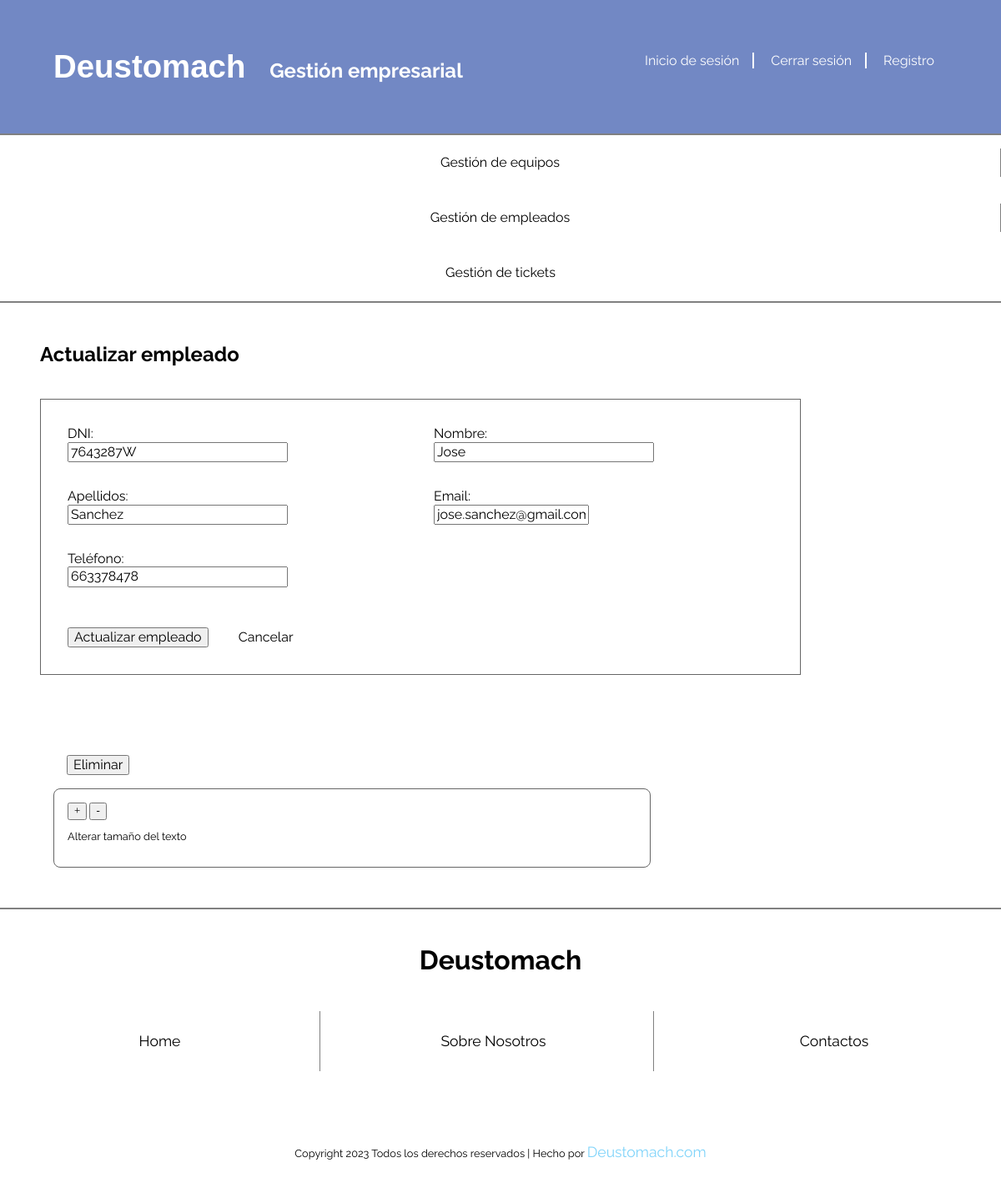
The app's page /appDeustomachGestion/empleados-update/6 with its own data.
### appDeustomachGestion/models.py (models this page shows, shortened)
class Empleado(models.Model):
    dni = models.CharField(max_length=20, unique=True)
    nombre = models.CharField(max_length=100)
    apellidos = models.CharField(max_length=100)
    email = models.EmailField()
    telefono = models.CharField(max_length=20)
    created = models.DateTimeField(auto_now_add=True, null=True, blank=True)
    updated = models.DateTimeField(auto_now=True, null=True, blank=True)
    class Meta:
        verbose_name_plural = "empleados"
        verbose_name = "empleado"
        ordering = ["-created"]

### appDeustomachGestion/views.py (the view, shortened to what this page needs)
# urls.py: path('empleados-update/<int:pk>', EmpleadoUpdateView.as_view(), name='empleados_update'),
class EmpleadoUpdateView(View):
    def get(self, request, pk):
        empleado = Empleado.objects.get(pk=pk)
        formulario = EmpleadoForm(instance=empleado)
        context = {
            'formulario': formulario,
            'empleado': empleado
        }
        return render(request, 'appDeustomachGestionEmpleados/empleados_update.html', context)

### appDeustomachGestion/forms.py
class EmpleadoForm(forms.ModelForm):
    class Meta:
        model = Empleado
        fields = '__all__'
        labels = {
            'dni': 'DNI',
            'nombre': 'Nombre',
            'apellidos': 'Apellidos',
            'email': 'Email',
            'telefono': 'Teléfono',
        }

### templates/appDeustomachGestionEmpleados/empleados_update.html (shortened to what this page needs)
{% extends 'base.html' %}
{% block contenido %}
   <main class="caja-update">
       <h2>Actualizar empleado</h2>
       <form class="ticket-form" method="post">
           <div class="form-grid">
               {{ formulario.as_ul }}
           </div>
           <div class="accesos">
               <button type="submit">Actualizar empleado</button>
               <a class="cancelar" href="{% url 'empleados_menu' %}">Cancelar</a>
           </div>
       </form>
       <div class="eliminar">
           <form method="post" action="{% url 'empleados_delete' pk=empleado.pk %}" style="display:inline;">
               <button type="submit" onclick="return confirm('¿Estás seguro de que deseas eliminar este empleado?');">Eliminar</button>
           </form>
       </div>
   </main>
{% endblock %}

### static/css/style.css (style rules this page uses)
html { box-sizing: border-box; }
a, h2, h3, p { font-family: "Raleway",sans-serif; text-decoration: none; color: black; }
.eliminar button { margin-top: 1rem; font-family: "Raleway", sans-serif; margin-left: 5rem; }
.caja-update { margin-top: 3rem; }
.caja-update h2 { margin-left: 3rem; }
.form-grid { display: grid; grid-template-columns: repeat(2, 1fr); grid-gap: 2rem; }
.accesos { align-items: center; margin-top: 3rem; }
.cancelar { margin-left: 2rem; }
.form-grid li { list-style: none; }
.form-grid label { display: block; }
.form-grid input[type="text"] { width: 16rem; }
.ticket-form, .equipo-form, .empleado-form, .login-form, .signup-form { border: 1px solid #666; padding: 2rem; margin-right: 15rem; margin-top: 2.5rem; margin-bottom: 5rem; }
.ticket-form, .ticket-form *, .equipo-form, .equipo-form *, .empleado-form, .empleado-form * { font-family: "Raleway", sans-serif; }
.ticket-form, .form-fields { margin-left: 3rem; }

### records on screen
Empleado: dni "7643287W", nombre "Jose", apellidos "Sanchez", email "jose.sanchez@gmail.com", telefono "663378478"
